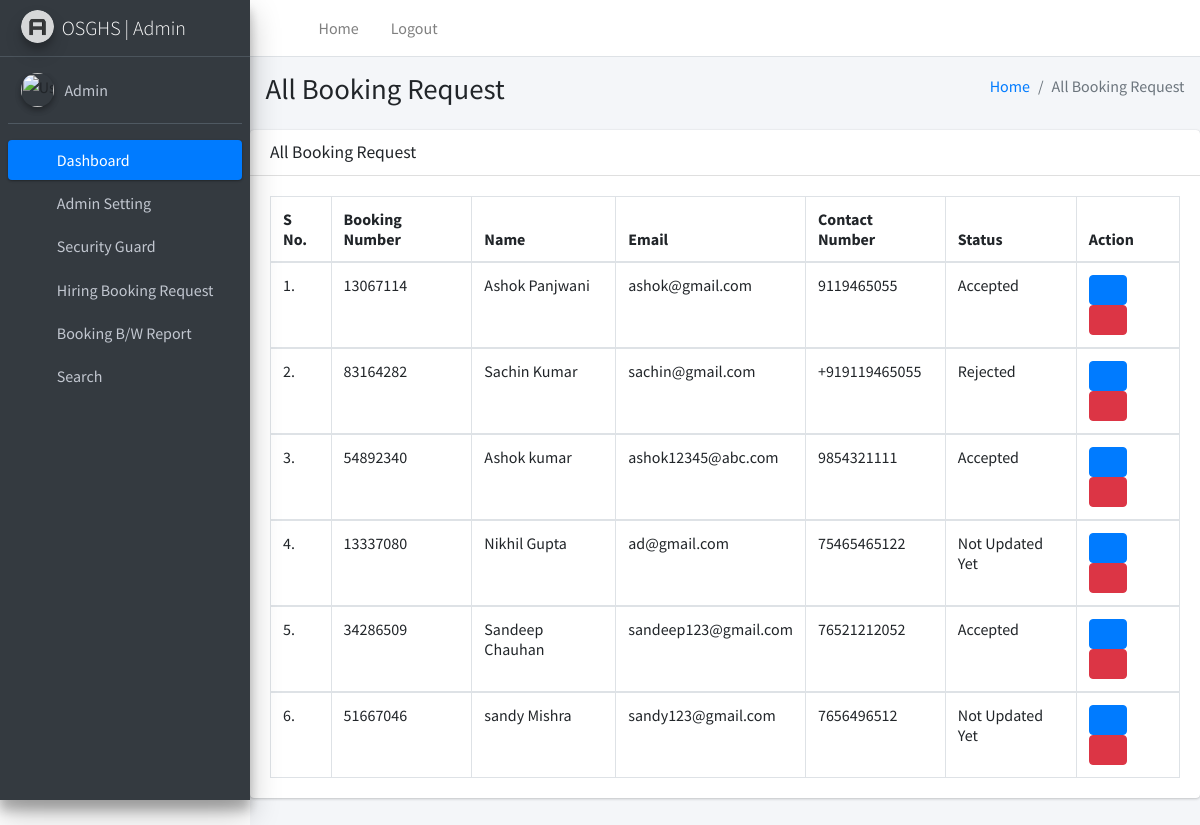
/bookinglist/?action=All, run on the app's committed database.
### securityapp/models.py (models this page shows, shortened)
class Booking(models.Model):
    guardname = models.ForeignKey(Guard, on_delete=models.CASCADE, null=True, blank=True)
    bookingnumber = models.CharField(max_length=100, null=True, blank=True)
    firstname = models.CharField(max_length=100, null=True, blank=True)
    lastname = models.CharField(max_length=100, null=True, blank=True)
    email = models.CharField(max_length=100, null=True, blank=True)
    mobileno = models.CharField(max_length=100, null=True, blank=True)
    address = models.CharField(max_length=100, null=True, blank=True)
    requirementnumber = models.CharField(max_length=100, null=True, blank=True)
    shift = models.CharField(max_length=100, null=True, blank=True)
    gender = models.CharField(max_length=100, null=True, blank=True)
    fromdate = models.DateField(null=True, blank=True)
    status = models.CharField(max_length=100, default="Not Updated Yet", null=True, blank=True)
    remark = models.CharField(max_length=100, null=True, blank=True)
    guardassign = models.CharField(max_length=100, null=True, blank=True)
    fromdate = models.DateField(null=True, blank=True)
    todate = models.DateField(null=True, blank=True)
    creationdate = models.DateTimeField(auto_now_add=True)

### securityapp/views.py (the view)
# urls.py: path('bookinglist/', bookinglist, name="bookinglist"),
def bookinglist(request):
    action = request.GET.get('action')
    if action == "New":
        data = Booking.objects.filter(status='Not Updated Yet')
    elif action == "Rejected":
        data = Booking.objects.filter(status='Rejected')
    elif action == "Accepted":
        data = Booking.objects.filter(status='Accepted')
    elif action == "All":
        data = Booking.objects.filter()
    return render(request, "new_booking.html", locals())

### securityapp/templates/new_booking.html
{% extends 'admin_index.html' %}
{% block body %}
<div class="content-wrapper">
    <section class="content-header">
        <div class="container-fluid">
            <div class="row mb-2">
                <div class="col-sm-6">
                    <h1>{{request.GET.action}} Booking Request</h1>
                </div>
                <div class="col-sm-6">
                    <ol class="breadcrumb float-sm-right">
                        <li class="breadcrumb-item"><a href="#">Home</a></li>
                        <li class="breadcrumb-item active">{{request.GET.action}} Booking Request</li>
                    </ol>
                </div>
            </div>
        </div>
    </section>
    <div class="card">
        <div class="card-header">
            <h3 class="card-title">{{request.GET.action}} Booking Request</h3>
        </div>
        <div class="card-body">
            <table id="example1" class="table table-bordered table-hover">
                <thead>
                <tr>
                    <th>S No.</th>
                    <th>Booking Number</th>
                    <th>Name</th>
                    <th>Email</th>
                    <th>Contact Number</th>
                    <th>Status</th>
                    <th>Action</th>
                </tr>
                </thead>
                {% for i in data %}
                <tbody>
                <tr>
                    <td>{{forloop.counter}}.</td>
                    <td>{{i.bookingnumber}}</td>
                    <td>{{i.firstname}} {{i.lastname}}</td>
                    <td>{{i.email}}</td>
                    <td>{{i.mobileno}}</td>
                    <td>{{i.status}}</td>
                    <td>
                        <a href="{% url 'booking_detail' i.id %}">
                            <button type="button" class="btn btn-primary"><i class="fa fa-eye"></i></button>
                        </a>
                        <a href="{% url 'delete_booking' i.id %}" onclick="return confirm('Are you sure?')">
                            <button type="button" class="btn btn-danger"><i class="fa fa-trash"></i></button>
                        </a>
                    </td>
                </tr>
                {% endfor %}
            </table>
        </div>
    </div>
</div>
{% endblock %}

### securityapp/templates/admin_index.html (shortened to what this page needs)
{% load static %}
<html lang="en">
<head>
  <link rel="stylesheet" href="{% static 'plugins/fontawesome-free/css/all.min.css' %}">
  <link rel="stylesheet" href="https://code.ionicframework.com/ionicons/2.0.1/css/ionicons.min.css">
  <link rel="stylesheet" href="{% static 'plugins/tempusdominus-bootstrap-4/css/tempusdominus-bootstrap-4.min.css' %}">
  <link rel="stylesheet" href="{% static 'plugins/icheck-bootstrap/icheck-bootstrap.min.css' %}">
  <link rel="stylesheet" href="{% static 'plugins/jqvmap/jqvmap.min.css' %}">
  <link rel="stylesheet" href="{% static 'dist/css/adminlte.min.css' %}">
  <link rel="stylesheet" href="{% static 'plugins/overlayScrollbars/css/OverlayScrollbars.min.css' %}">
  <link rel="stylesheet" href="{% static 'plugins/daterangepicker/daterangepicker.css' %}">
  <link rel="stylesheet" href="{% static 'plugins/summernote/summernote-bs4.min.css' %}">
</head>
<body class="hold-transition sidebar-mini layout-fixed">
<div class="wrapper">
  <nav class="main-header navbar navbar-expand navbar-white navbar-light">
    <ul class="navbar-nav">
      <li class="nav-item">
        <a class="nav-link" data-widget="pushmenu" href="#" role="button"><i class="fas fa-bars"></i></a>
      </li>
      <li class="nav-item d-none d-sm-inline-block">
        <a href="/dashboard/" class="nav-link">Home</a>
      </li>
      <li class="nav-item d-none d-sm-inline-block">
        <a href="/logout_admin/" class="nav-link">Logout</a>
      </li>
    </ul>
  </nav>
{% block body %}
{% endblock %}
  <aside class="main-sidebar sidebar-dark-primary elevation-4">
    <a href="/dashboard/" class="brand-link">
      <img src="{% static 'dist/img/AdminLTELogo.png' %}" alt="AdminLTE Logo" class="brand-image img-circle elevation-3" style="opacity: .8">
      <span class="brand-text font-weight-light">OSGHS | Admin</span>
    </a>
    <div class="sidebar">
      <div class="user-panel mt-3 pb-3 mb-3 d-flex">
        <div class="image">
          <img src="{% static 'dist/img/user2-160x160.jpg' %}" class="img-circle elevation-2" alt="User Image">
        </div>
        <div class="info">
          <a href="#" class="d-block">Admin</a>
        </div>
      </div>
      <nav class="mt-2">
        <ul class="nav nav-pills nav-sidebar flex-column" data-widget="treeview" role="menu" data-accordion="false">
          <li class="nav-item menu-open">
            <a href="/dashboard/" class="nav-link active">
              <i class="nav-icon fas fa-tachometer-alt"></i>
              <p>
                Dashboard
              </p>
            </a>
          </li>
          <li class="nav-item">
            <a href="#" class="nav-link">
              <i class="nav-icon fas fa-plus-square"></i>
              <p>
                Admin Setting
                <i class="right fas fa-angle-left"></i>
              </p>
            </a>
          </li>
          <li class="nav-item">
            <a href="#" class="nav-link">
              <i class="nav-icon fas fa-users"></i>
              <p>
                Security Guard
                <i class="fas fa-angle-left right"></i>
              </p>
            </a>
          </li>
          <li class="nav-item">
            <a href="#" class="nav-link">
              <i class="nav-icon fas fa-clipboard"></i>
              <p>
                Hiring Booking Request
                <i class="fas fa-angle-left right"></i>
              </p>
            </a>
          </li>
          <li class="nav-item">
            <a href="/report/" class="nav-link">
              <i class="nav-icon far fa-calendar-check"></i>
              <p>
                Booking B/W Report
              </p>
            </a>
          </li>
          <li class="nav-item">
            <a href="/search_report/" class="nav-link">
              <i class="nav-icon fas fa-search"></i>
              <p>
                Search
              </p>
            </a>
          </li>
        </ul>
      </nav>
    </div>
  </aside>
</div>
</body>
</html>

### data on the page
Booking: bookingnumber "13067114", firstname "Ashok", lastname "Panjwani", email "ashok@gmail.com", mobileno "9119465055", status "Accepted"
Booking: bookingnumber "83164282", firstname "Sachin", lastname "Kumar", email "sachin@gmail.com", mobileno "+919119465055", status "Rejected"
Booking: bookingnumber "54892340", firstname "Ashok", lastname "kumar", email "ashok12345@abc.com", mobileno "9854321111", status "Accepted"
Booking: bookingnumber "13337080", firstname "Nikhil", lastname "Gupta", email "ad@gmail.com", mobileno "75465465122", status "Not Updated Yet"
Booking: bookingnumber "34286509", firstname "Sandeep", lastname "Chauhan", email "sandeep123@gmail.com", mobileno "76521212052", status "Accepted"
Booking: bookingnumber "51667046", firstname "sandy", lastname "Mishra", email "sandy123@gmail.com", mobileno "7656496512", status "Not Updated Yet"

### other printed values
{{ request.GET.action }} "All"
